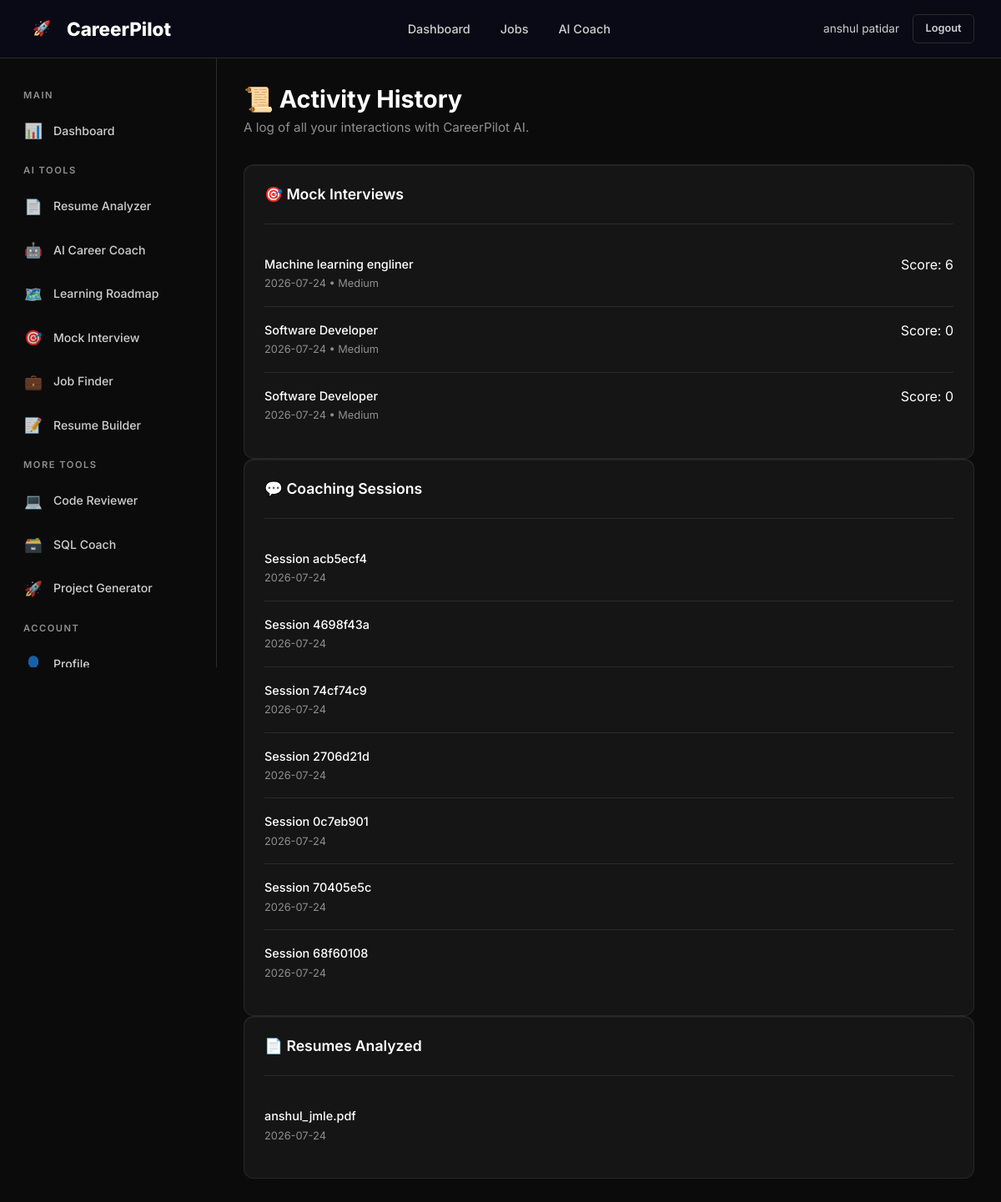
Before: /profile/history (signed in) with the older database file.
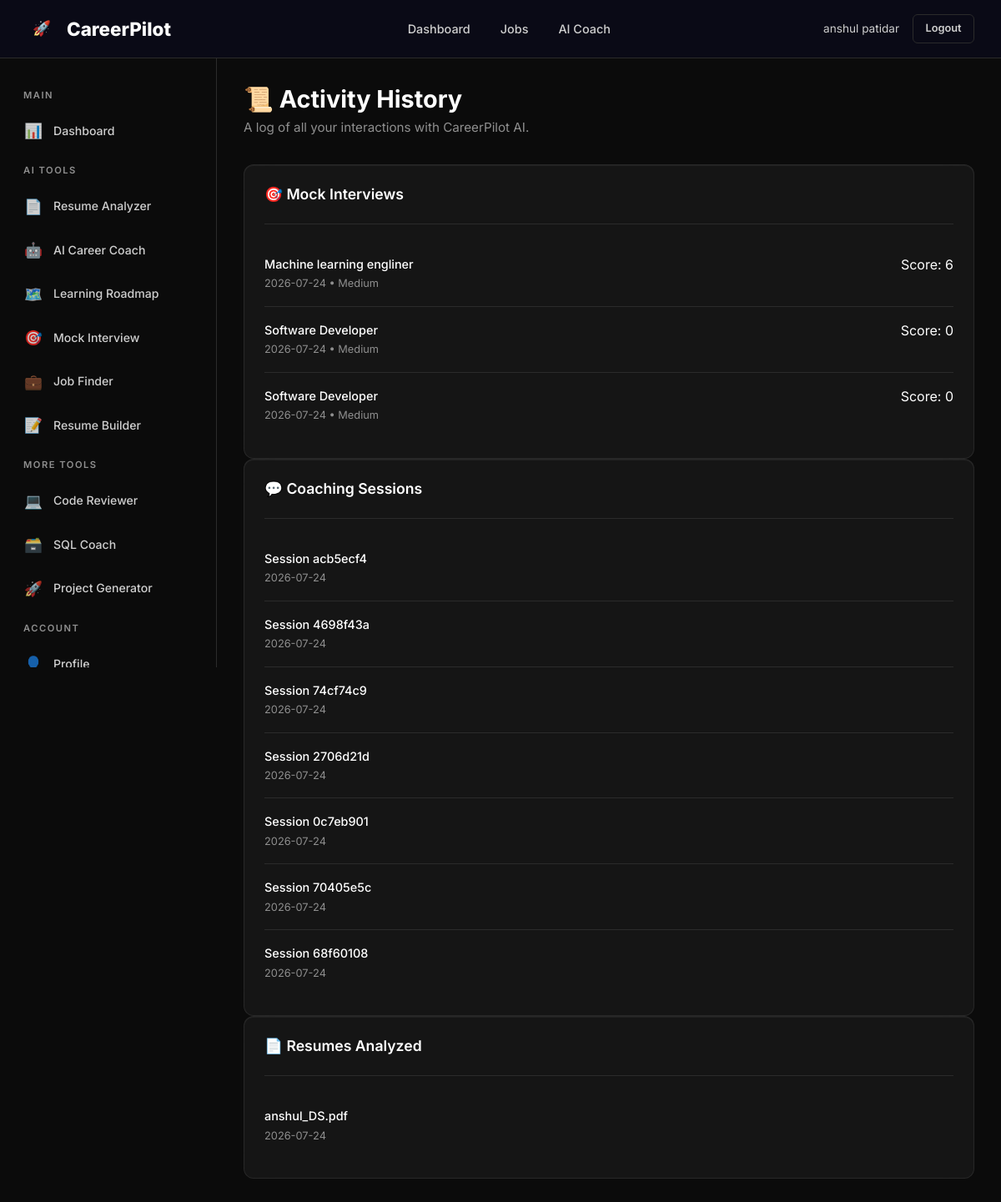
After: the same page with the newer database file.
### tables this page shows
CREATE TABLE interview_history (
    id INTEGER PRIMARY KEY AUTOINCREMENT,
    user_id INTEGER NOT NULL,
    session_id TEXT NOT NULL,
    role TEXT NOT NULL,
    difficulty TEXT DEFAULT 'medium' CHECK(difficulty IN ('easy', 'medium', 'hard', 'expert')),
    experience_years INTEGER DEFAULT 0,
    interview_type TEXT DEFAULT 'technical',
    questions TEXT DEFAULT '[]',
    answers TEXT DEFAULT '[]',
    evaluations TEXT DEFAULT '[]',
    communication_score INTEGER DEFAULT 0,
    technical_score INTEGER DEFAULT 0,
    confidence_score INTEGER DEFAULT 0,
    overall_score INTEGER DEFAULT 0,
    feedback TEXT DEFAULT '',
    conducted_at TIMESTAMP DEFAULT CURRENT_TIMESTAMP,
    FOREIGN KEY (user_id) REFERENCES users(id) ON DELETE CASCADE
);

CREATE TABLE resumes (
    id INTEGER PRIMARY KEY AUTOINCREMENT,
    user_id INTEGER NOT NULL,
    filename TEXT NOT NULL,
    original_name TEXT NOT NULL,
    file_size INTEGER DEFAULT 0,
    raw_text TEXT DEFAULT '',
    parsed_data TEXT DEFAULT '{}',
    is_primary INTEGER DEFAULT 0,
    uploaded_at TIMESTAMP DEFAULT CURRENT_TIMESTAMP,
    FOREIGN KEY (user_id) REFERENCES users(id) ON DELETE CASCADE
);

### backend/routes/profile.py (the view)
@profile_bp.route('/history')
@login_required
def history():
    user_id = session['user_id']
    from backend.models.resume import ResumeModel
    from backend.models.job import JobModel
    from backend.models.interview import InterviewModel
    chats = ChatModel.get_user_sessions(user_id)
    resumes = ResumeModel.get_by_user(user_id)
    interviews = InterviewModel.get_by_user(user_id)
    return render_template('profile/history.html',
                         chats=chats, resumes=resumes, interviews=interviews)

### backend/database/db.py (called while the page is built)
def get_db_path() -> str:
    base_dir = os.path.dirname(os.path.dirname(os.path.dirname(os.path.abspath(__file__))))
    return os.path.join(base_dir, DATABASE_PATH)

def get_connection(db_path: Optional[str] = None) -> sqlite3.Connection:
    path = db_path or get_db_path()
    conn = sqlite3.connect(path)
    conn.row_factory = sqlite3.Row
    conn.execute("PRAGMA foreign_keys = ON")
    conn.execute("PRAGMA journal_mode = WAL")
    return conn

@contextmanager
def get_db(db_path: Optional[str] = None):
    conn = get_connection(db_path)
    try:
        yield conn
        conn.commit()
    except Exception:
        conn.rollback()
        raise
    finally:
        conn.close()

def execute_query(query: str, params: tuple = (), db_path: Optional[str] = None) -> list[dict]:
    with get_db(db_path) as db:
        cursor = db.execute(query, params)
        rows = cursor.fetchall()
        return [dict(row) for row in rows]

### backend/models/resume.py (called while the page is built)
    @staticmethod
    def get_by_user(user_id: int) -> list[dict]:
        return execute_query(
            "SELECT *, uploaded_at AS created_at FROM resumes WHERE user_id = ? ORDER BY uploaded_at DESC",
            (user_id,)
        )

### templates/profile/history.html
{% extends "base.html" %}
{% block content %}
{% include "components/sidebar.html" %}
<main class="main-content">
    <div class="page-header reveal">
        <h1>📜 Activity History</h1>
        <p class="page-subtitle">A log of all your interactions with CareerPilot AI.</p>
    </div>
    <div class="grid-3 reveal delay-1">
        <div class="card">
            <div class="card-header">
                <h3 class="card-title">🎯 Mock Interviews</h3>
            </div>
            {% if interviews %}
                <ul class="activity-list">
                    {% for item in interviews[:10] %}
                    <li class="activity-item">
                        <div class="activity-content">
                            <div class="flex-between">
                                <div class="activity-title">{{ item.role }}</div>
                                <span>Score: {{ item.overall_score }}</span>
                            </div>
                            <div class="activity-desc">{{ item.created_at.split(' ')[0] if item.created_at else 'Unknown' }} • {{ item.difficulty | title }}</div>
                        </div>
                    </li>
                    {% endfor %}
                </ul>
            {% else %}
                <p style="color: var(--text-tertiary); font-size: 0.9rem;">No mock interviews recorded.</p>
            {% endif %}
        </div>
        <div class="card">
            <div class="card-header">
                <h3 class="card-title">💬 Coaching Sessions</h3>
            </div>
            {% if chats %}
                <ul class="activity-list">
                    {% for item in chats[:10] %}
                    <li class="activity-item">
                        <div class="activity-content">
                            <div class="activity-title text-truncate" style="max-width: 250px;">Session {{ item.session_id[:8] }}</div>
                            <div class="activity-desc">{{ item.started_at.split(' ')[0] if item.started_at else 'Unknown' }}</div>
                        </div>
                    </li>
                    {% endfor %}
                </ul>
            {% else %}
                <p style="color: var(--text-tertiary); font-size: 0.9rem;">No chat history.</p>
            {% endif %}
        </div>
        <div class="card">
            <div class="card-header">
                <h3 class="card-title">📄 Resumes Analyzed</h3>
            </div>
            {% if resumes %}
                <ul class="activity-list">
                    {% for item in resumes[:10] %}
                    <li class="activity-item">
                        <div class="activity-content">
                            <div class="activity-title">{{ item.original_name }}</div>
                            <div class="activity-desc">{{ item.uploaded_at.split(' ')[0] if item.uploaded_at else 'Unknown' }}</div>
                        </div>
                    </li>
                    {% endfor %}
                </ul>
            {% else %}
                <p style="color: var(--text-tertiary); font-size: 0.9rem;">No resumes uploaded.</p>
            {% endif %}
        </div>
    </div>
</main>
{% endblock %}

Changed rows visible on the page:
removed resumes: original_name "anshul_jmle.pdf", uploaded_at "2026-07-24"
added resumes: original_name "anshul_DS.pdf", uploaded_at "2026-07-24"
